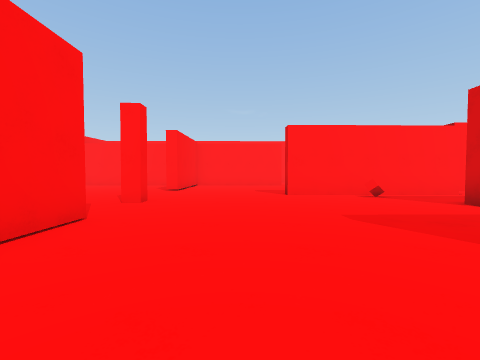
[1] (above)

24 first-person views from a walk through a scene from a Unity 3-D project. The camera is 1.3 m above the floor, tilts 2° down and sees 90° across. The floor is counted in squares, 2 m on a side. Each view is taken from the middle of a square. On the plan, view 1 faces up. The plan holds only what a view shows up to about 9 squares ahead; the rest is blank. The player character is not drawn.

[2]
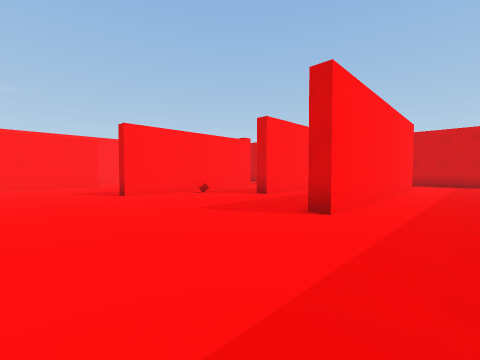

[3]
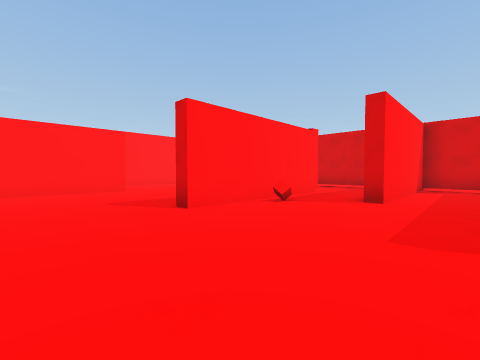

[4]
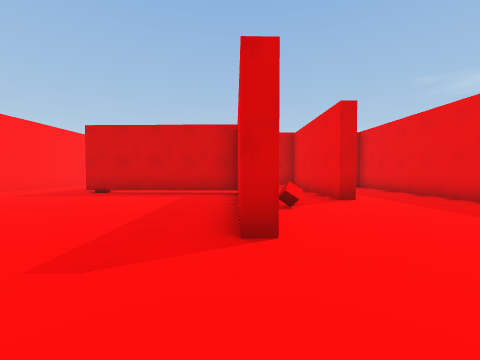

[5]
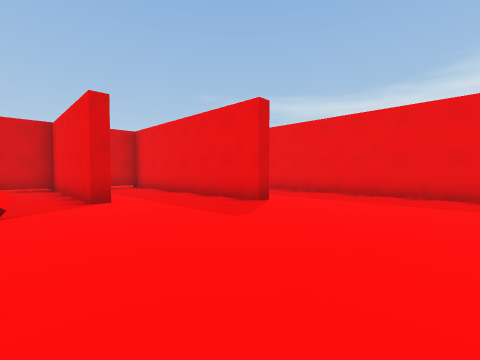

[6]
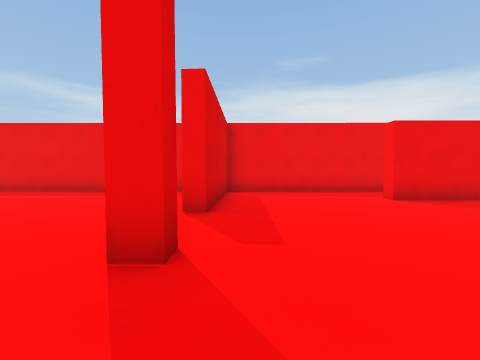

[7]
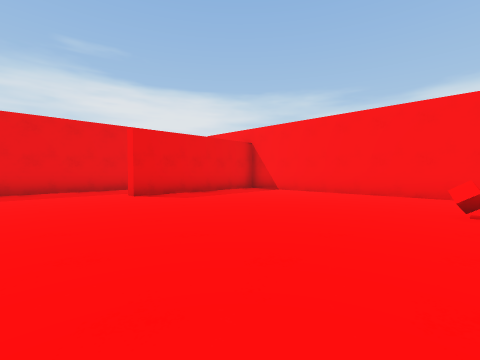

[8]
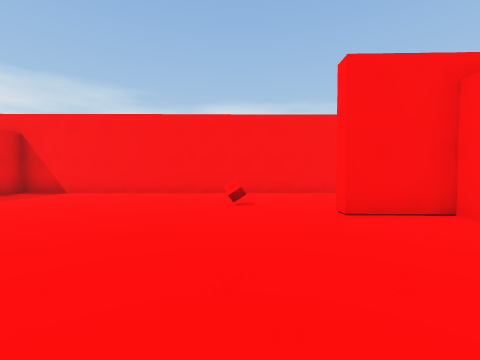

[9]
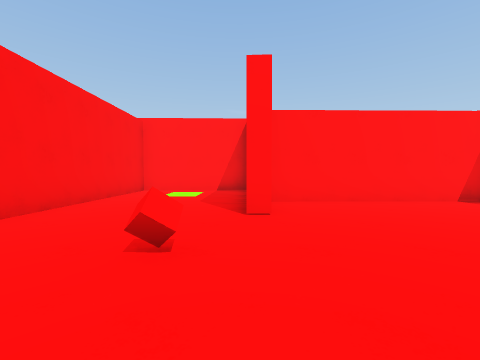

[10]
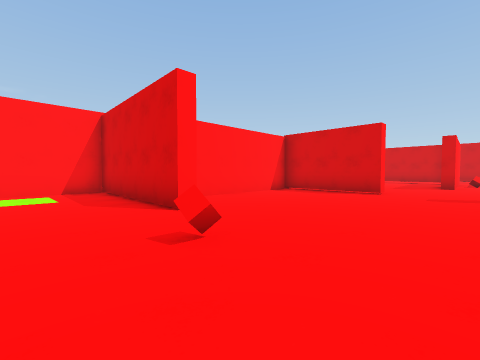

[11]
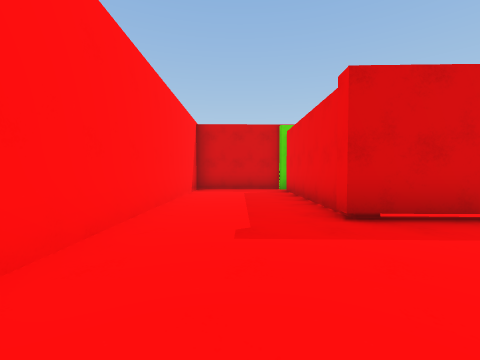

[12]
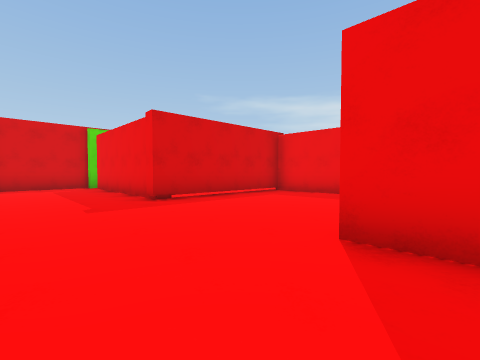

[13]
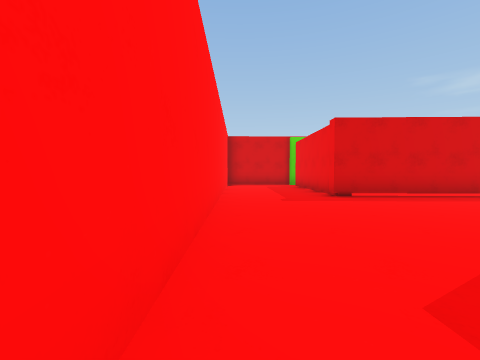

[14]
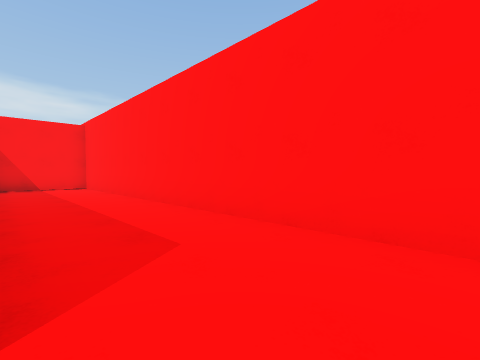

[15]
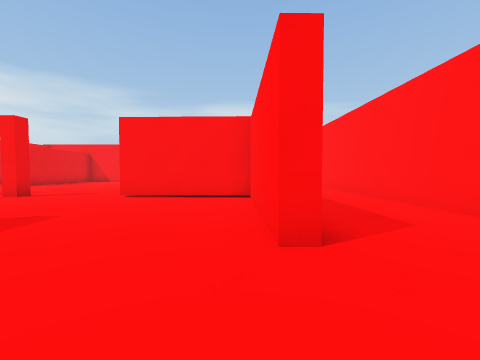

[16]
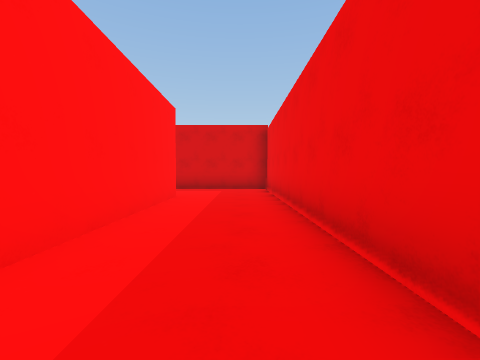

[17]
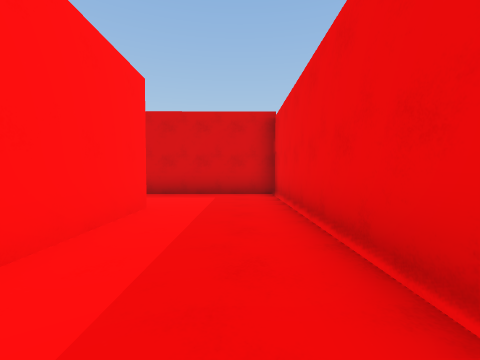

[18]
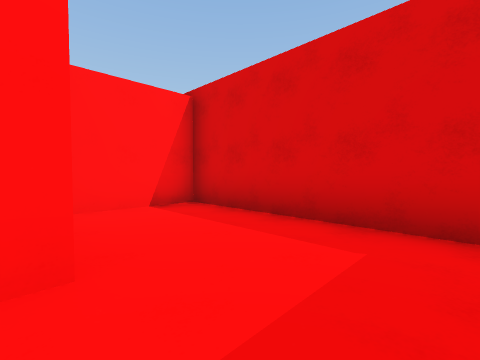

[19]
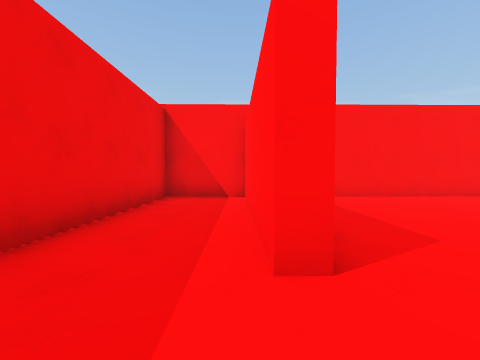

[20]
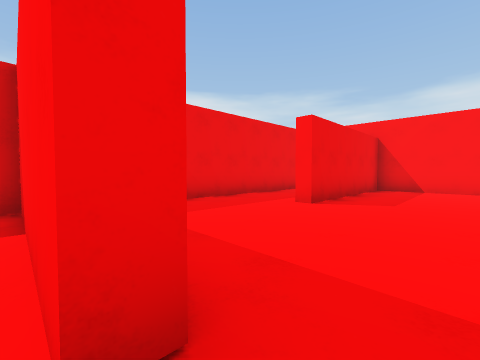

[21]
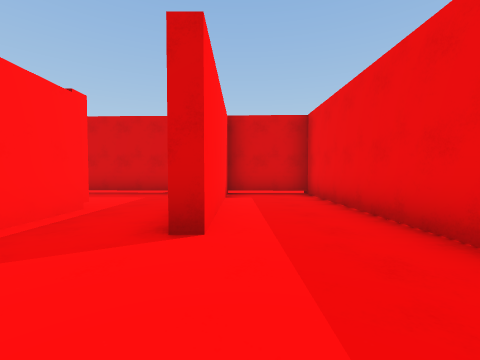

[22]
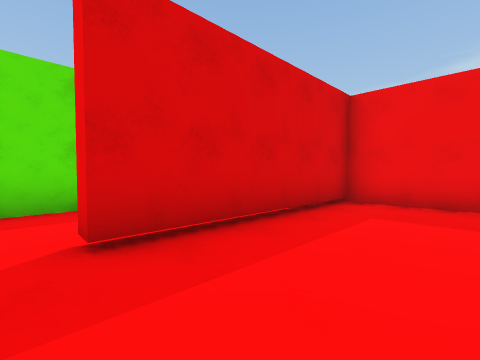

[23]
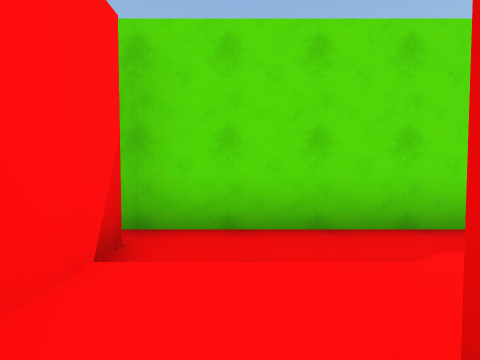

[24]
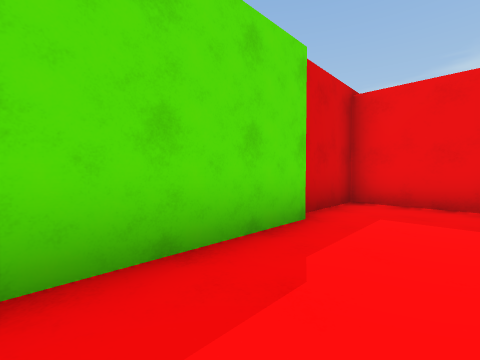

### Floor plan
Key: @ floor where view 1 was taken; # wall or solid block; . floor; B red block; T thing the floor can be seen under or through.
Columns run from 12 left of view 1 to 12 right of it. Each row starts with its distance up from view 1.
 15 #########################
 14 #...#...................#
 13 #...#...................#
 12 #...##########..........#
 11 #...#.....#.......TT#####
 10 #...#.....#.......T.....#
  9 #.........#.......T..#..#
  8 #..B......#.......T..#..#
  7 #.............#####..#..#
  6 #..............B.....#..#
  5 #.........#......########
  4 #....................#..#
  3 #.........#..........#..#
  2 ######...##....#######..#
  1 #........#..............#
  0 #........#..@...........#
 -1 #########################

Where each view was taken, in squares from view 1:
view 1: 0 up, 0 right, facing up
view 2: 0 up, 1 left, facing up-right
view 3: 3 up, 1 left, facing up-right
view 4: 7 up, 1 left, facing right
view 5: 6 up, 1 left, facing down-right
view 6: 7 up, 3 left, facing down
view 7: 8 up, 4 left, facing down-left
view 8: 8 up, 4 left, facing left
view 9: 6 up, 8 left, facing up
view 10: 6 up, 10 left, facing up-right
view 11: 13 up, 3 right, facing right
view 12: 14 up, 1 right, facing down-right
view 13: 14 up, 0 right, facing right
view 14: 12 up, 3 right, facing up-left
view 15: 11 up, 4 right, facing left
view 16: 0 up, 3 right, facing right
view 17: 0 up, 5 right, facing right
view 18: 0 up, 9 right, facing up-right
view 19: 1 up, 5 left, facing left
view 20: 4 up, 2 left, facing down-left
view 21: 4 up, 2 right, facing right
view 22: 10 up, 7 right, facing down-right
view 23: 10 up, 9 right, facing right
view 24: 10 up, 10 right, facing down-right
